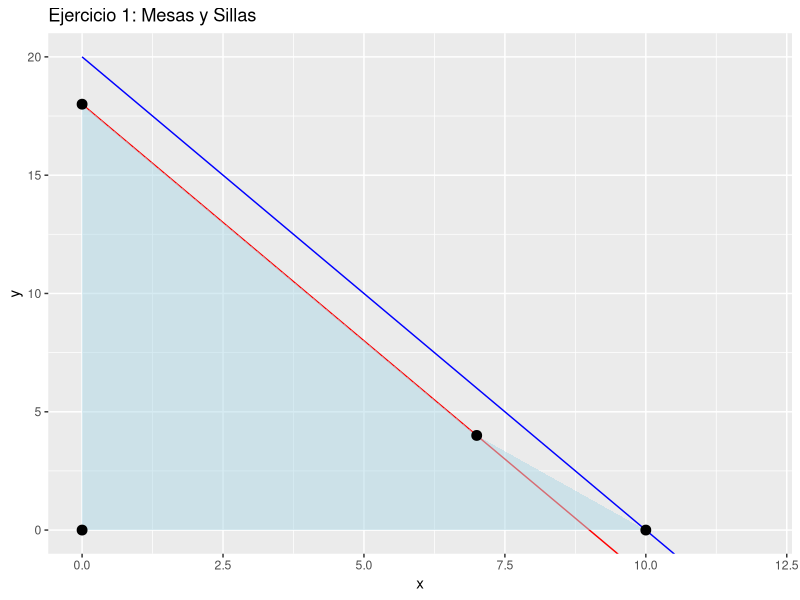

Write R code to recreate this figure.
library(lpSolve)
library(ggplot2)

# Objetivo
f.obj <- c(40, 30)
f.con <- matrix(c(4,2,
                  2,1), nrow=2, byrow=TRUE)
f.rhs <- c(40, 18)
f.dir <- c("<=", "<=")

sol <- lp("max", f.obj, f.con, f.dir, f.rhs)
sol$solution
sol$objval

# Rectas
x <- seq(0, 12, length=200)
y1 <- (40 - 4*x)/2
y2 <- (18 - 2*x)

# Vértices de la región
factible <- data.frame(
  x = c(0, 0, 7, 10),
  y = c(0, 18, 4, 0)
)

ggplot() +
  geom_line(aes(x=x, y=y1), color="blue") +
  geom_line(aes(x=x, y=y2), color="red") +
  geom_polygon(data=factible, aes(x=x, y=y), fill="lightblue", alpha=0.5) +
  geom_point(data=factible, aes(x=x, y=y), size=3, color="black") +
  labs(title="Ejercicio 1: Mesas y Sillas", x="x", y="y") +
  coord_cartesian(xlim=c(0,12), ylim=c(0,20))
